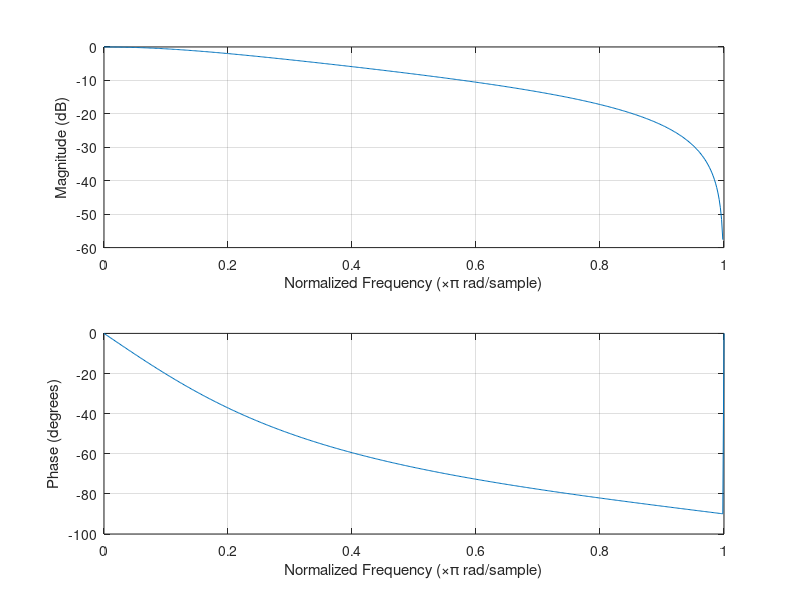

This chart was generated by the following MATLAB code: (Note: this script raises an error after producing the figure.)
% Find the frequency response of first order IIR digital filters.
alpha = 0.4;

num = ((1-alpha)/2)* [1 1];
den = [1 -0.4];

freqz(num, den);

% Compare the magnitude and phase response with FIR filters.

% Design a second order IIR bandpass filter with center frequency 0.4?
% and 3-dB bandwidth of 0.1?. Use Matlab function iirpeak.

iirBandPass = iirpeak(0.4, 0.1);
freqz(iirBandPass,1);
% Design a second order IIR bandstop filter with center frequency 0.4?
% and 3-dB bandwidth of 0.1?. Use Matlab function iirnotch.

iirBandStop = iirnotch(0.4, 0.1);
freqz(iirnotch,1);
% Design a comb filter with a 3-dB bandwith of 0.2?. Use Matlab
% function iircomb.

filterCoeff = iircomb(1, 0.2);
freqz(iircomb,1);